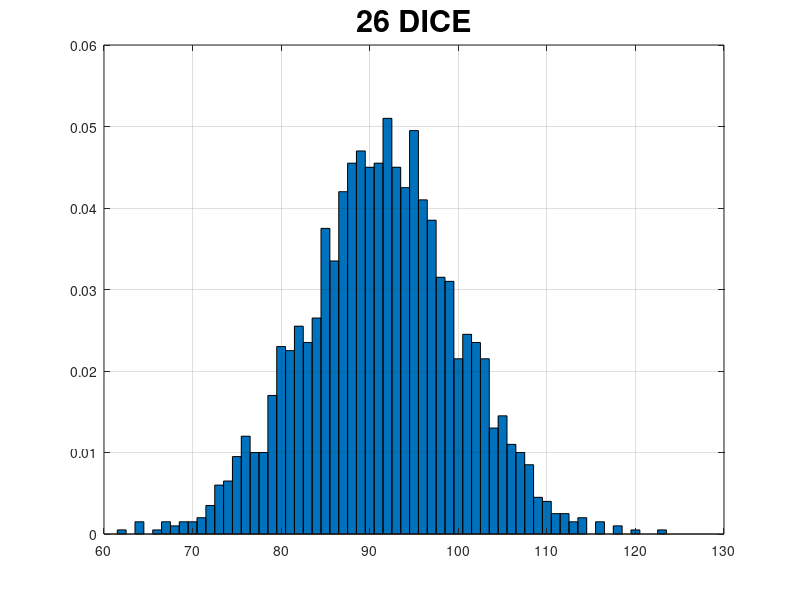

MATLAB code for this plot:
%% CASE 1 TWO DICE
% Roll the dice "numberOfRolls" times
numberOfRolls = 2000; % Number of times you roll all 6 dice.
n = 2; % Number of dice.
maxFaceValue = 6;
rolls = randi(maxFaceValue, n, numberOfRolls);
% Sum up dice values for each roll.
colSums = sum(rolls, 1);
% Find out how many times each sum occurred.
edges = min(colSums):max(colSums);
counts = histc(colSums, edges);
% Normalize
totalSum = sum(counts(:))
normalizedCountSums = counts / totalSum
bar(edges, normalizedCountSums, 'BarWidth', 1);
grid on;
title('Frequency of Roll Sums Case 1', 'FontSize', 22);
%% CASE 2 THREE DICE 
% Roll the dice "numberOfRolls" times
numberOfRolls = 2000; % Number of times you roll all 6 dice.
n = 3; % Number of dice.
maxFaceValue = 6;
rolls = randi(maxFaceValue, n, numberOfRolls);
% Sum up dice values for each roll.
colSums = sum(rolls, 1);
% Find out how many times each sum occurred.
edges = min(colSums):max(colSums);
counts = histc(colSums, edges);
% Normalize
totalSum = sum(counts(:))
normalizedCountSums = counts / totalSum
bar(edges, normalizedCountSums, 'BarWidth', 1);
grid on;
title('Frequency of Roll Sums Case 2', 'FontSize', 22);
%% CASE 3 FOUR DICE 
% Roll the dice "numberOfRolls" times
numberOfRolls = 2000; % Number of times you roll all 6 dice.
n = 4; % Number of dice.
maxFaceValue = 6;
rolls = randi(maxFaceValue, n, numberOfRolls);
% Sum up dice values for each roll.
colSums = sum(rolls, 1);
% Find out how many times each sum occurred.
edges = min(colSums):max(colSums);
counts = histc(colSums, edges);
% Normalize
totalSum = sum(counts(:))
normalizedCountSums = counts / totalSum
bar(edges, normalizedCountSums, 'BarWidth', 1);
grid on;
title('Frequency of Roll Sums Case 3', 'FontSize', 22);
%% GAMBLING 
% Roll the dice "numberOfRolls" times
numberOfRolls = 2000; % Number of times you roll all 6 dice.
n = 4; % Number of dice.
maxFaceValue = 6;
rolls = randi(maxFaceValue, n, numberOfRolls);
% Sum up dice values for each roll.
colSums = sum(rolls, 1);
% Find out how many times each sum occurred.
edges = min(colSums):max(colSums);
counts = histc(colSums, edges);
% Normalize
totalSum = sum(counts(:))
normalizedCountSums = counts / totalSum;
bar(edges, normalizedCountSums, 'BarWidth', 1);
grid on;
title('Gambling with Alice', 'FontSize', 22);

%% P4
% the chance that I win is the sum of the probabilities of rolling a number
% greater than 15. Hence, whenever I ran it on my machine the first time it
% was approximately 0.0485 + 0.0195 + 0.0165 + 0.0055 + 0.0020 + 1.0e-3 =
% 0.096 * 100 = 9.6 % which is not a favorable chance of winning. 

%% P5 
% I would not gamble wit Alice the odds are 10 to 1 yet the payout is not
% 10 to 1 so therefore the risk is not worth small reward of $5.

%% P6  26 Dice 

% Roll the dice "numberOfRolls" times
numberOfRolls = 2000; % Number of times you roll all 6 dice.
n = 26; % Number of dice.
maxFaceValue = 6;
rolls = randi(maxFaceValue, n, numberOfRolls);
% Sum up dice values for each roll.
colSums = sum(rolls, 1);
% Find out how many times each sum occurred.
edges = min(colSums):max(colSums);
counts = histc(colSums, edges);
% Normalize
totalSum = sum(counts(:))
normalizedCountSums = counts / totalSum;
bar(edges, normalizedCountSums, 'BarWidth', 1);
grid on;
title('26 DICE', 'FontSize', 22);

%% P6 This is how the function should look it needs to be saved in a script file for it to work and then 
% be called in this file 
function faceValueProbability = sumDicePDF( n, rolls, faceValue )
numberOfRolls = rolls; % Number of times you roll all 6 dice.
a = n; % Number of dice.
maxFaceValue = faceValue;
rolls = randi(maxFaceValue, a, numberOfRolls);
% Sum up dice values for each roll.
colSums = sum(rolls, 1);
% Find out how many times each sum occurred.
edges = min(colSums):max(colSums);
counts = histc(colSums, edges);
% Normalize
totalSum = sum(counts(:))
normalizedCountSums = counts / totalSum
bar(edges, normalizedCountSums, 'BarWidth', 1);
grid on;
title('Frequency of Roll Sums Case 1', 'FontSize', 22);
end




